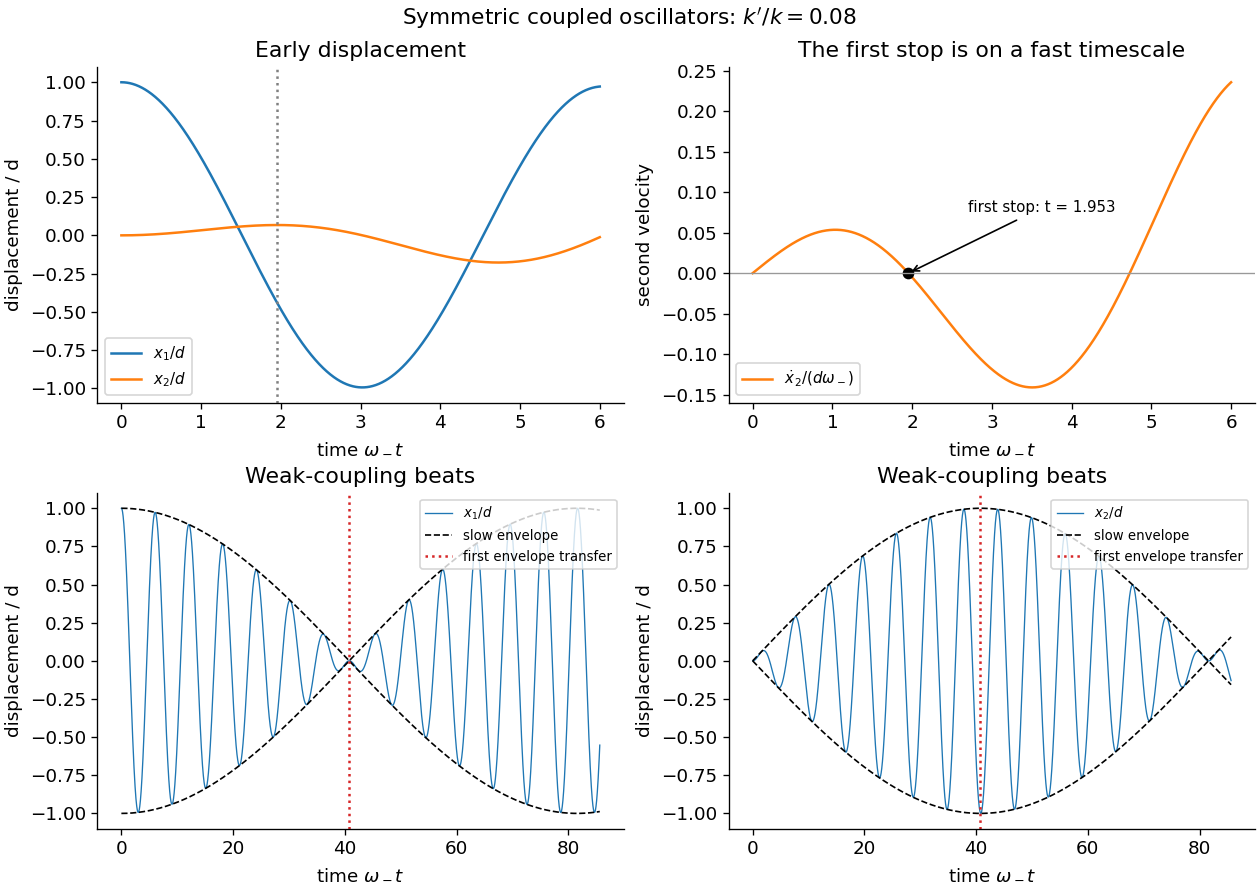

This figure's Python source:
"""Original exact oscillator calculation, including first velocity zero. Python 3.14, NumPy, Matplotlib."""
from pathlib import Path
import numpy as np
import matplotlib
matplotlib.use('Agg')
import matplotlib.pyplot as plt
plt.rcParams.update({'font.size':11,'figure.facecolor':'white','savefig.facecolor':'white','axes.spines.top':False,'axes.spines.right':False})
eps=.08;wm=1.;wp=np.sqrt(1+2*eps);mean=(wm+wp)/2;delta=(wp-wm)/2
vel=lambda t:.5*(-wm*np.sin(wm*t)+wp*np.sin(wp*t))
lo=np.pi/(2*mean);hi=np.pi/mean
for _ in range(70):
 mid=(lo+hi)/2
 if vel(mid)>0:lo=mid
 else:hi=mid
turn=(lo+hi)/2;transfer=np.pi/(wp-wm)
fig,axs=plt.subplots(2,2,figsize=(10.5,7.4),layout='constrained');t=np.linspace(0,6,1201);x1=.5*(np.cos(wm*t)+np.cos(wp*t));x2=.5*(np.cos(wm*t)-np.cos(wp*t))
axs[0,0].plot(t,x1,label=r'$x_1/d$');axs[0,0].plot(t,x2,label=r'$x_2/d$');axs[0,0].axvline(turn,color='.5',ls=':');axs[0,0].set(xlabel=r'time $\omega_- t$',ylabel='displacement / d',title='Early displacement');axs[0,0].legend(fontsize=9)
axs[0,1].plot(t,vel(t),color='tab:orange',label=r'$\dot x_2/(d\omega_-)$');axs[0,1].plot(turn,0,'o',color='black');axs[0,1].axhline(0,color='.6',lw=.8);axs[0,1].annotate(f'first stop: t = {turn:.3f}',xy=(turn,0),xytext=(2.7,.075),arrowprops={'arrowstyle':'->'},fontsize=9);axs[0,1].set(xlabel=r'time $\omega_- t$',ylabel='second velocity',title='The first stop is on a fast timescale');axs[0,1].legend(fontsize=9,loc='lower left')
t=np.linspace(0,2.1*transfer,8001)
for ax,signal,env,name in [(axs[1,0],.5*(np.cos(wm*t)+np.cos(wp*t)),np.abs(np.cos(delta*t)),r'$x_1/d$'),(axs[1,1],.5*(np.cos(wm*t)-np.cos(wp*t)),np.abs(np.sin(delta*t)),r'$x_2/d$')]:
 ax.plot(t,signal,lw=.8,label=name);ax.plot(t,env,'--',color='black',lw=1,label='slow envelope');ax.plot(t,-env,'--',color='black',lw=1);ax.axvline(transfer,color='tab:red',ls=':',label='first envelope transfer');ax.set(xlabel=r'time $\omega_- t$',ylabel='displacement / d',title='Weak-coupling beats');ax.legend(fontsize=8,loc='upper right')
fig.suptitle(r'Symmetric coupled oscillators: $k^\prime/k=0.08$',fontsize=13)
fig.savefig(Path.cwd()/Path(__file__).with_suffix('.png').name,dpi=120,facecolor='white',transparent=False);plt.close(fig)
